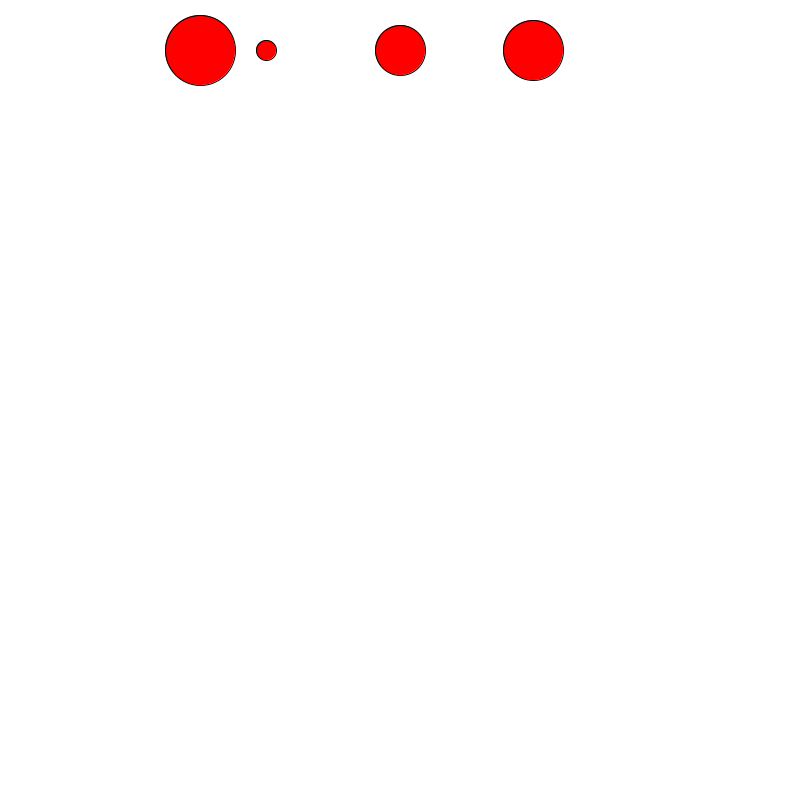
Frame 1 (no input)
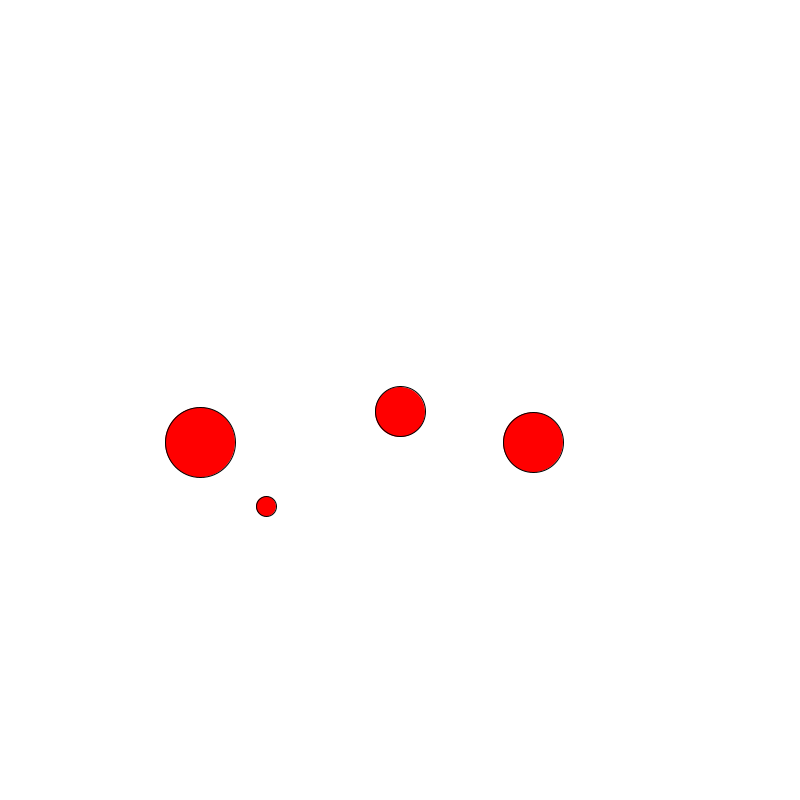
Frame 60 (the mouse pressed at the canvas centre just before this capture)
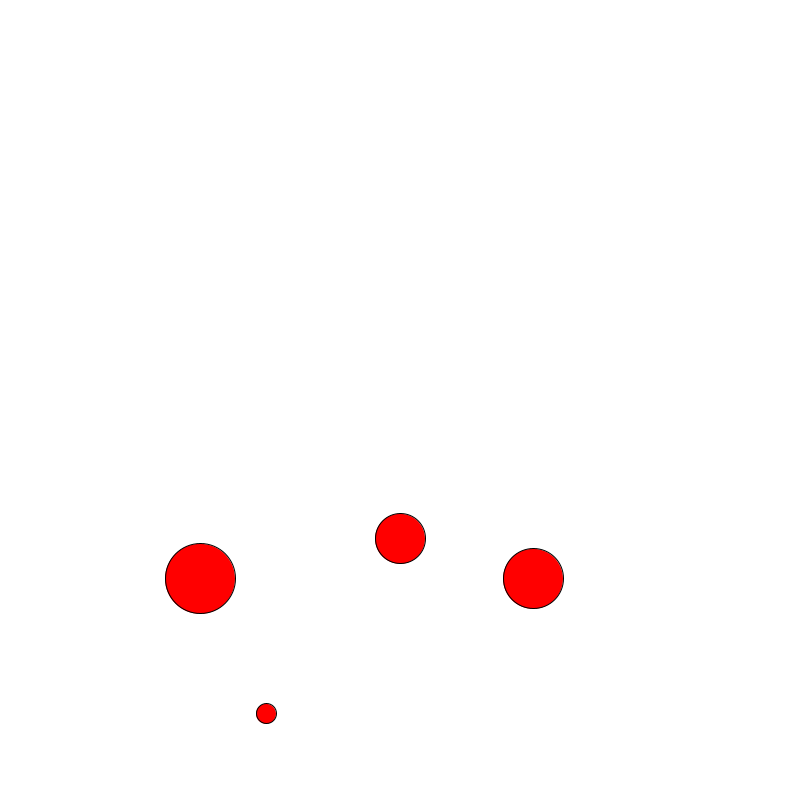
Frame 120 (the mouse held since frame 60 and released just before this capture)

The Processing sketch that drew these frames (run headless with seeded random() and noise(); from frame 60 on, the mouse is pressed at the canvas centre):

// Processing sketch: Objects_2_Balls
// ── Objects_2_Balls.pde
Ball ball;
Ball ball2;
Ball ball3;
Ball ball4;

void setup() {
  size(800, 800);
  smooth(4);
  background(255);
  ellipseMode(CENTER);
  frameRate(30);
  strokeWeight(1);

  ball = new Ball(width/2, 50, 50, 0.95);
  ball2 = new Ball(width/3, 50, 20, .75);
  ball3 = new Ball(width/4, 50, 70, .85);
  ball4 = new Ball(2*width/3, 50, 60, .85);
}

void draw() {
  background(255);
  ball.display();
  ball.moveBall();

  ball2.display();
  ball2.moveBall();

  ball3.display();
  ball3.moveBall();

  ball4.display();
  ball4.moveBall();
}

class Ball {
  float x;
  float y;
  float speed;
  float size;
  float gravity;

  Ball(float _x, float _y, float _size, float _gravity) {
    x = _x;
    y = _y;
    size = _size;
    speed = 0;    
    gravity = _gravity;
  }

  void display() {
    fill(255, 0, 0);
    stroke(0);
    ellipse(x, y, size, size);
  }

  void moveBall() {
    y = y + speed; 
    speed = speed + this.gravity;

    if (y > height - size/2) {
      speed = speed * - 0.75;
    }
  }
}
